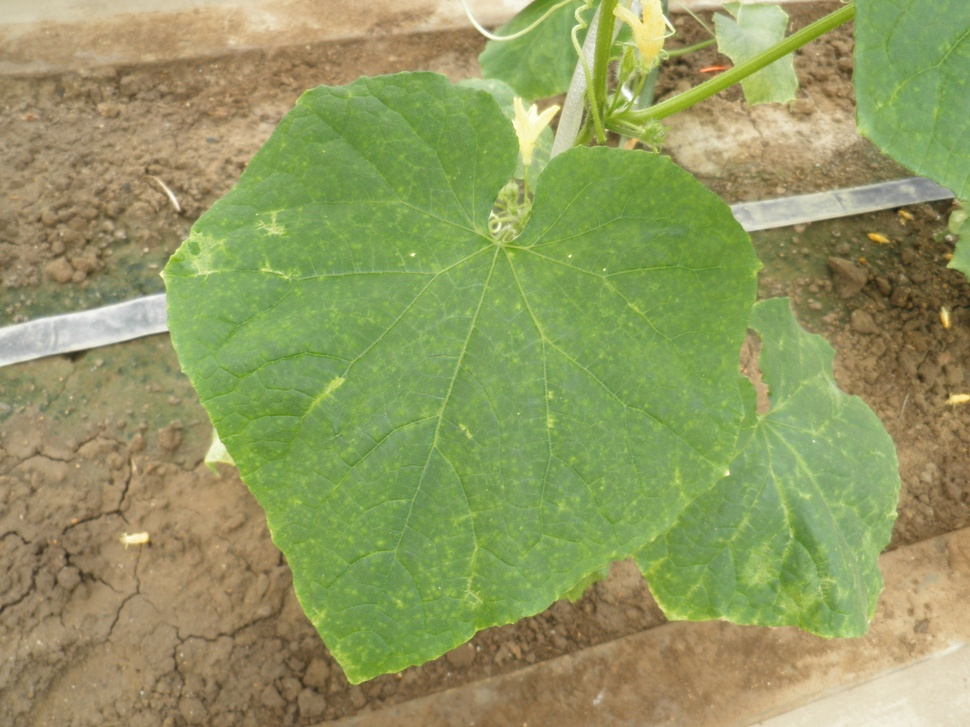
#> input picture data/original/000001.jpg, 970 x 727 px, shrunk from 2048 x 1536 before the run, found by its file name
$ python noise.py ../../data/original/000001.jpg 5
#> lines starting #> are read from the running program, lines starting #| are printed output that depends on the picture
#> in main, img is the input picture: shape (727, 970, 3); mean B, G, R 96.7, 153.2, 145.2
#! /usr/bin/env python
# -*- coding:utf-8 -*-

import numpy as np
import sys
import cv2
from pathlib import Path

def circle_noise(img, sigma):

#> called with sigma = 5
    row,col,ch= img.shape
#> row = 727; col = 970; ch = 3
    mean = 0
    gauss = np.random.normal(mean,sigma,(row,col,ch))
    gauss = gauss.reshape(row,col,ch)
    x = row / 2
#> x = 363.5
    y = col / 2
#> y = 485
    rate = 0.6

    for i in range(row):
        for j in range(col):
            if (i-x)**2+(j-y)**2 < ((x*rate)**2 + (y*rate)**2):
                gauss[i][j] = 0
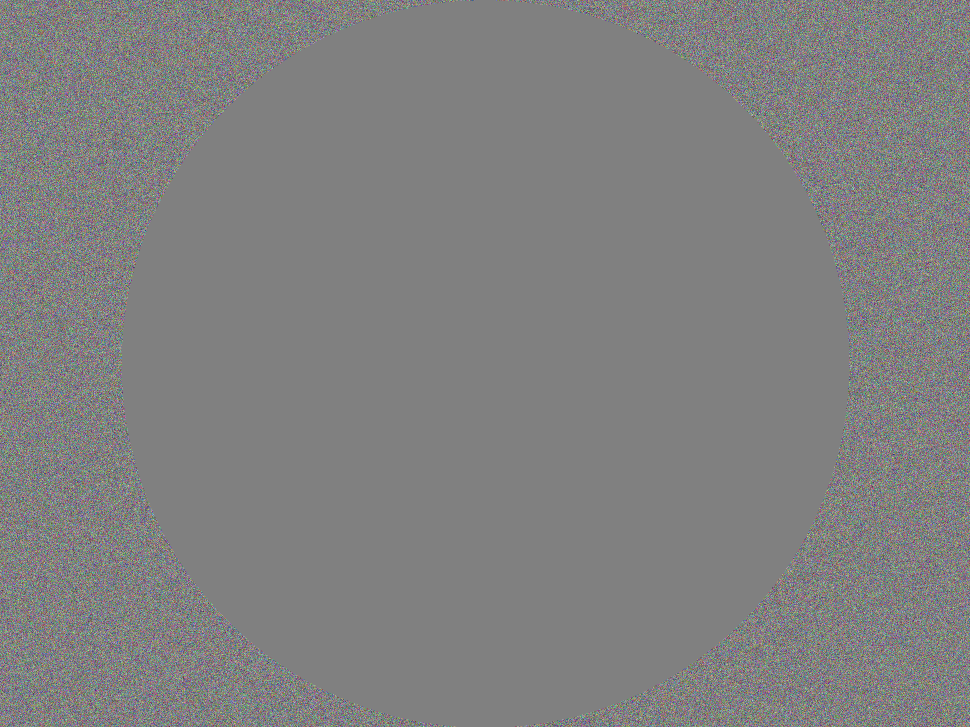
#> gauss: shape (727, 970, 3) float64; mean of channels 0, 1, 2 0, 0, 0; drawn with min black and max white

    cv2.imwrite("./result/" + str(sigma) + "_noise.jpg", gauss)
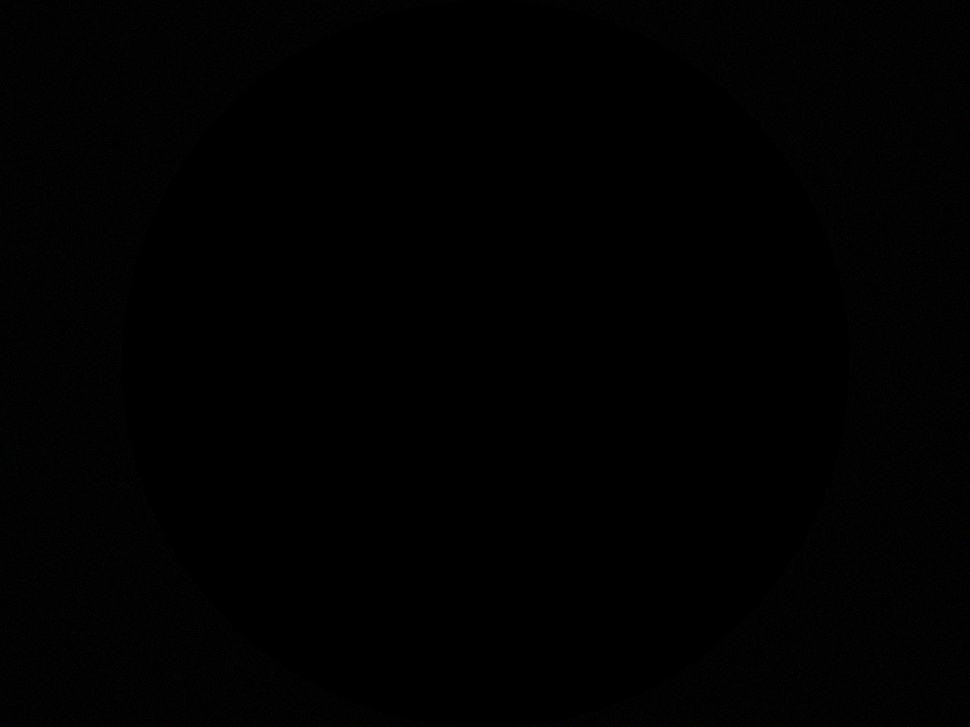
#> saved as 5_noise.jpg: shape (727, 970, 3); mean B, G, R 0.8, 0.8, 0.8

    gauss_img = img + gauss

    return gauss_img

def main():

    args = sys.argv
    brank = ""
    name = args[1].replace(".jpg", brank)
    current = Path()
    dataset_path = current.resolve().parent.parent/'data'/'treated'
    image = str(dataset_path) + "/" + args[1]
    img = cv2.imread(image)
    sigma = int(args[2])

    th  = circle_noise(img, sigma)

    cv2.imwrite("./result/" + name + "_" + str(sigma)+ "_circle_noise.jpg", th)

if __name__ == "__main__":
    main()

$ run again, on data/original/000005.jpg
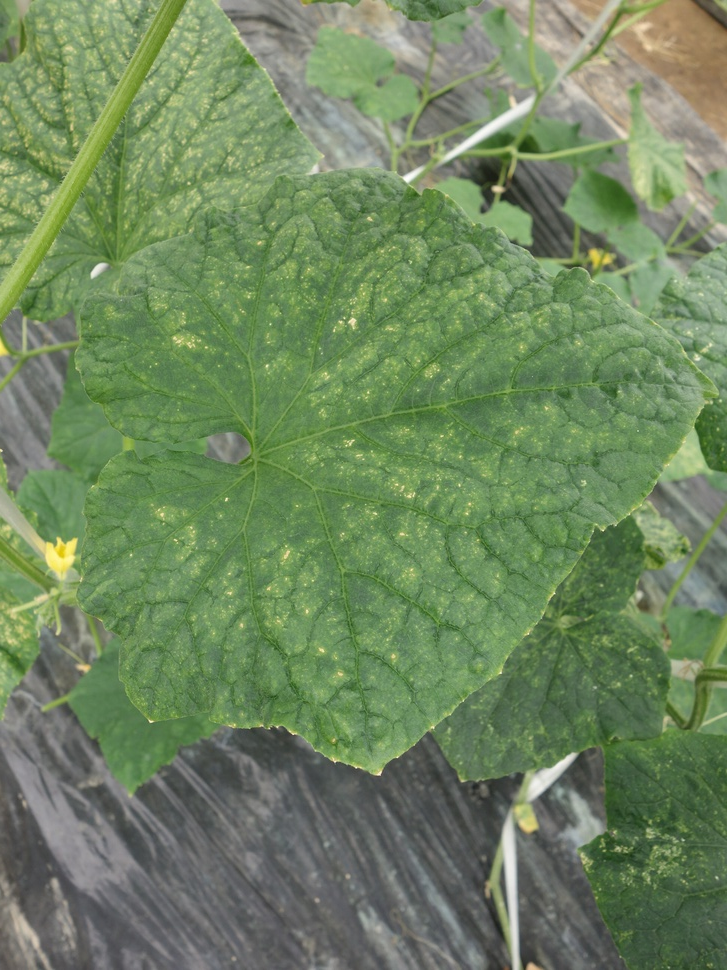
#> input picture data/original/000005.jpg, 727 x 970 px, shrunk from 1944 x 2592 before the run, found by its file name
#> in main, img is the input picture: shape (970, 727, 3); mean B, G, R 95.6, 133.6, 111.1
#> after the loop in circle_noise, `for i in range(row):`:
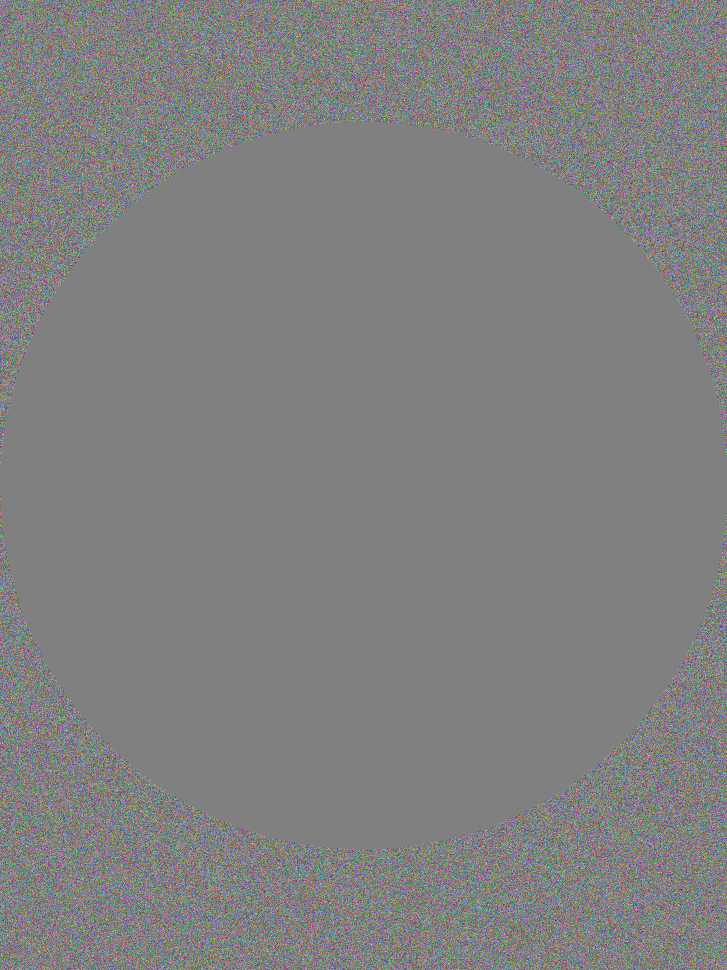
#> gauss: shape (970, 727, 3) float64; mean of channels 0, 1, 2 0, 0, 0; drawn with min black and max white
